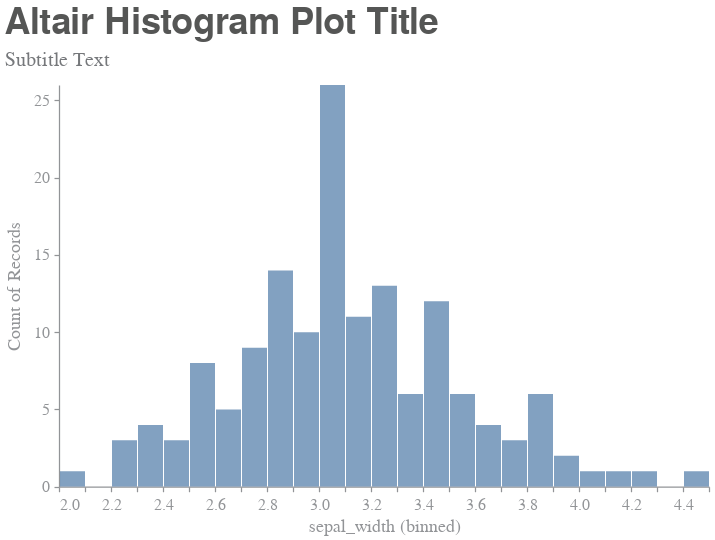

Notebook cell for this chart:
### Code cell
# histograms
chart = alt.Chart(
    data=df_iris
).mark_bar(
).encode(
    x=alt.X(
        "sepal_width:Q", 
        bin=alt.Bin(maxbins=25)
    ),
    y='count()',
    opacity=alt.value(0.7)
).properties(
    title={
        "text" : "Altair Histogram Plot Title",  
        "subtitle" : "Subtitle Text"
    },
    width=width, 
    height=height,
).interactive()
# display
chart.display()

### Figure 1 — Vega-Lite specification as saved in the notebook (floating-point values rounded to 4 significant figures; data arrays with more than 128 entries replaced by an {"elided": "..."} marker saying what was removed)
{"background": "#FFFFFF", "config": {"axis": {"grid": false, "domainColor": "#929497", "domainWidth": 1.25, "tickColor": "#929497", "tickSize": 5, "tickWidth": 1.25, "tickCount": 6, "titleFont": "Helvetica Neue", "titleColor": "#929497", "titleFontSize": 18, "titleFontWeight": 400, "titlePadding": 5, "labelFont": "Helvetica Neue", "labelColor": "#929497", "labelFontSize": 16, "labelFontWeight": 400, "labelPadding": 5}, "axisX": {"titlePadding": 5}, "axisY": {"titlePadding": 10}, "title": {"font": "Helvetica Neue", "color": "#555655", "fontSize": 36, "fontWeight": 600, "subtitleFont": "Helvetica Neue", "subtitleColor": "#76787B", "subtitleFontSize": 20, "subtitleFontWeight": 400, "subtitlePadding": 8, "anchor": "start", "offset": 14}, "legend": {"titleFont": "Helvetica Neue", "titleColor": "#929497", "titleFontSize": 16, "titleFontWeight": 600, "titlePadding": 5, "labelFont": "Helvetica Neue", "labelColor": "#929497", "labelFontSize": 16, "labelFontWeight": 400, "offset": 20, "padding": 5}, "header": {"titleFont": "Helvetica Neue", "titleColor": "#929497", "titleFontSize": 18, "titleFontWeight": 400, "labelFont": "Helvetica Neue", "labelColor": "#929497", "labelFontSize": 16, "labelFontWeight": 400}, "range": {"category": ["#4E79A7", "#59A14F", "#E15759", "#F28E2B", "#B07AA1"]}, "view": {"stroke": "transparent"}, "circle": {"color": "#4E79A7", "size": 100}, "point": {"filled": true}, "bar": {"color": "#4E79A7"}, "line": {"color": "#4E79A7"}, "text": {"font": "Helvetica Neue", "fontSize": 18, "color": "#76787B"}, "rule": {"size": 1.25, "color": "#929497"}, "area": {"fill": "#4E79A7"}}, "data": {"name": "data-a4bd480ea976f54878a155ce12ba18ce"}, "mark": "bar", "encoding": {"opacity": {"value": 0.7}, "x": {"type": "quantitative", "bin": {"maxbins": 25}, "field": "sepal_width"}, "y": {"type": "quantitative", "aggregate": "count"}}, "height": 401.7, "selection": {"selector001": {"type": "interval", "bind": "scales", "encodings": ["x", "y"]}}, "title": {"text": "Altair Histogram Plot Title", "subtitle": "Subtitle Text"}, "width": 650, "$schema": "https://vega.github.io/schema/vega-lite/v4.8.1.json", "datasets": {"data-a4bd480ea976f54878a155ce12ba18ce": {"elided": "150 records"}}}
